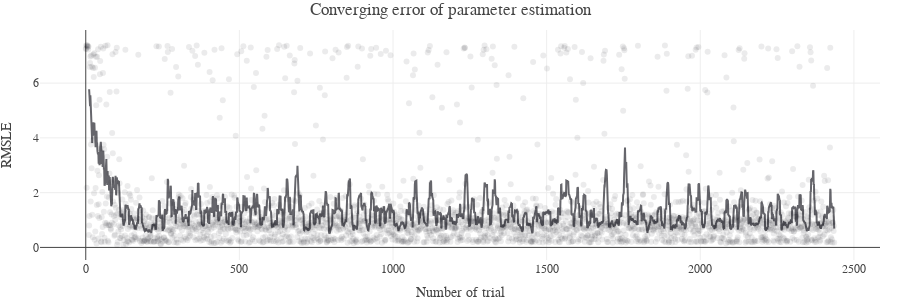

The notebook cell saved with this chart:
### Code cell
import plotly.graph_objects as go

# Create traces
fig = go.Figure()
fig.add_trace(go.Scatter(x=history["number"], y=history["value"], showlegend=False,
                    mode='markers', line=dict(color='rgba(0, 0, 10, 0.08)', width=1),
                    name='markers'))
fig.add_trace(go.Scatter(x=history["number"], y=history["rolling"],showlegend=False,
                    mode='lines',line=dict(color='rgba(0, 0, 10, 0.6)', width=2),
                    name='lines'))

fig.update_layout(template="none", xaxis_title="Number of trial", yaxis_title="RMSLE",
                  title="Converging error of parameter estimation",
                  margin=dict(l=40, r=20, t=30, b=40),
                 font_family="Arial", height=300)
fig.show()

### Figure 1 — Plotly figure (JSON) as saved in the notebook; plotly's stock layout.template omitted (floating-point values rounded to 4 significant figures; data arrays with more than 128 entries replaced by an {"elided": "..."} marker saying what was removed)
{"data": [{"line": {"color": "rgba(0, 0, 10, 0.08)", "width": 1}, "mode": "markers", "name": "markers", "showlegend": false, "type": "scatter", "x": {"elided": "2437 int values"}, "y": {"elided": "2437 float values"}}, {"line": {"color": "rgba(0, 0, 10, 0.6)", "width": 2}, "mode": "lines", "name": "lines", "showlegend": false, "type": "scatter", "x": {"elided": "2437 int values"}, "y": {"elided": "2437 float values"}}], "layout": {"font": {"family": "Arial"}, "height": 300, "margin": {"b": 40, "l": 40, "r": 20, "t": 30}, "title": {"text": "Converging error of parameter estimation"}, "xaxis": {"title": {"text": "Number of trial"}}, "yaxis": {"title": {"text": "RMSLE"}}}}
